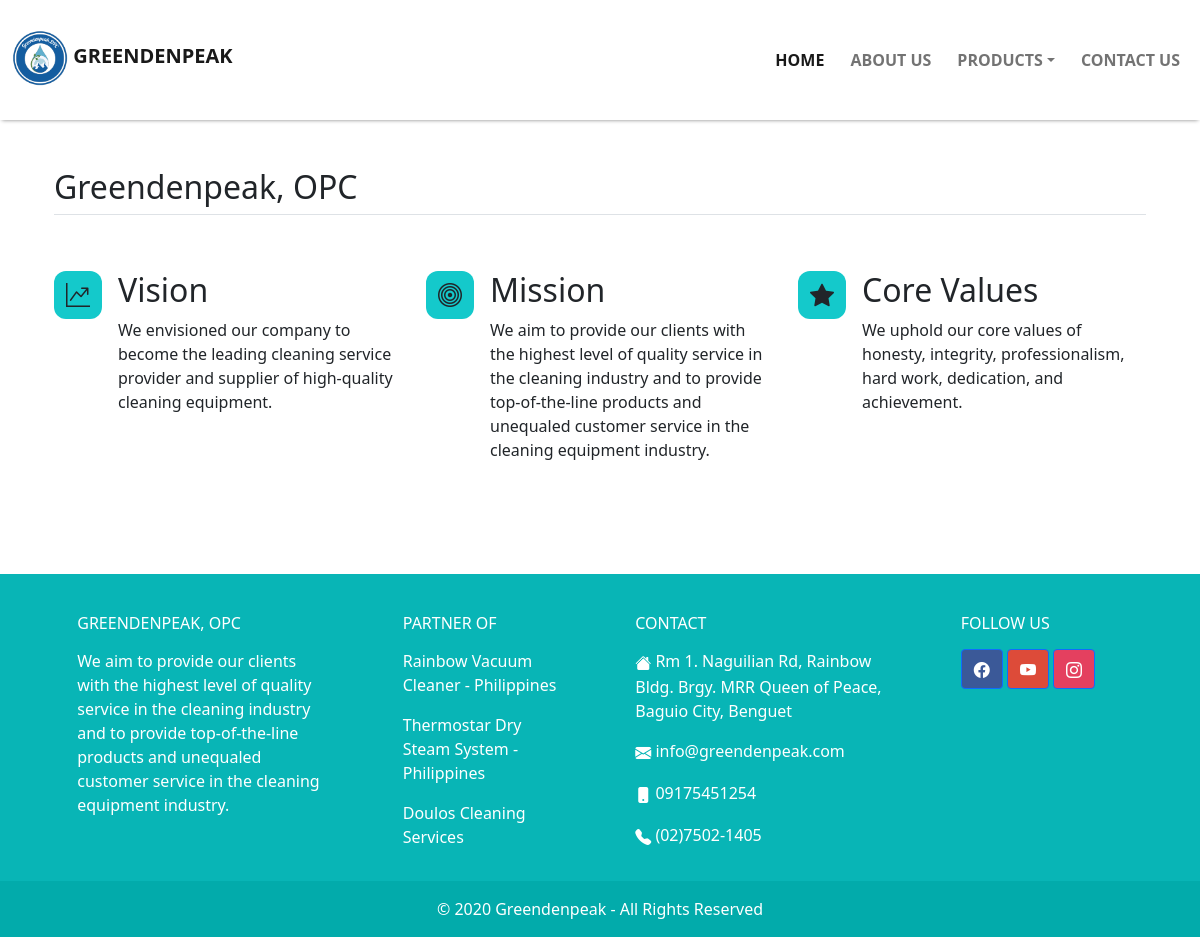
The app's page /page/component/mission.php with its own data.
### tables this page shows
CREATE TABLE `company` (
  `company_id` int(11) NOT NULL,
  `email` varchar(50) NOT NULL,
  `phone_no` varchar(25) NOT NULL,
  `tel_no` varchar(20) NOT NULL,
  `address` varchar(200) NOT NULL,
  `company_name` varchar(150) NOT NULL,
  `company_logo` varchar(200) NOT NULL,
  `company_vision` varchar(5000) NOT NULL,
  `company_mission` varchar(5000) NOT NULL,
  `company_slogan` varchar(500) NOT NULL,
  `company_history` varchar(2000) NOT NULL,
  `company_core_values` varchar(2000) NOT NULL,
  `company_founder` varchar(1000) NOT NULL
);

### includes/processor/index-processor.php (called while the page is built, shortened)
<?php
    require_once __DIR__ . '/../connection.php';
    require_once __DIR__ . '/../function/query.php';
    function get_company_info($conn) {
        $query = 'SELECT * FROM `company`';
        $company = get_single_query($query, $conn);
        return $company;
    }
?>

### includes/function/query.php (called while the page is built, shortened)
<?php
    function get_single_query(string $query,  mysqli $conn){
        $result = $conn->query($query);
        $data = null;
        if($result && $result->num_rows > 0)
            $data = $result->fetch_assoc();
        return $data;
    }
?>

### page/component/mission.php (the view, shortened to what this page needs)
<?php
    require_once __DIR__ . '/../../includes/processor/product-processor.php';
    require_once __DIR__ . '/../../includes/processor/index-processor.php';
    $company = get_company_info($conn);
    require_once __DIR__ . '/../../includes/view/product-view.php';
?>
<!DOCTYPE html>
<html lang="en">
	<head>
		<link href="../../asset/css/navbar.css?d=<?php echo time(); ?>" rel="stylesheet">
		<link href="../../asset/css/about-us.css?d=<?php echo time(); ?>" rel="stylesheet">
		<link rel="stylesheet" href="https://cdn.jsdelivr.net/npm/bootstrap-icons@1.9.1/font/bootstrap-icons.css">
		<link href="../../asset/bootstrap-5.0.2/dist/css/bootstrap.min.css" rel="stylesheet">
		<link rel="stylesheet" href="https://cdn.jsdelivr.net/npm/bootstrap-icons@1.9.1/font/bootstrap-icons.css">
		<link href="../../asset/css/offcanvas.css?d=<?php echo time(); ?>" rel="stylesheet">
		<link href="../../asset/css/features.css" rel="stylesheet">
	</head>
	<body>
  		<?php
	        include_once __DIR__ . '/navbar.php';
	    ?>
	    <div class="container px-4 py-5" id="hanging-icons">
			<h2 class="pb-2 border-bottom"><?php echo $company['company_name']; ?></h2>
			<div class="row g-4 py-5 row-cols-1 row-cols-lg-3">
				<div class="col d-flex align-items-start">
					<div class="icon-square text-dark flex-shrink-0 me-3 div-icon">
						<i class="bi bi-graph-up-arrow"></i>
					</div>
					<div>
						<h2>Vision</h2>
						<p><?php echo $company['company_vision']; ?></p>
					</div>
				</div>
				<div class="col d-flex align-items-start">
					<div class="icon-square text-dark flex-shrink-0 me-3 div-icon">
						<i class="bi bi-bullseye"></i>
					</div>
					<div>
						<h2>Mission</h2>
						<p><?php echo $company['company_mission']; ?></p>
					</div>
				</div>
				<div class="col d-flex align-items-start">
					<div class="icon-square text-dark flex-shrink-0 me-3 div-icon">
						<i class="bi bi-star-fill"></i>
					</div>
					<div>
						<h2>Core Values</h2>
						<p><?php echo $company['company_core_values']; ?></p>
					</div>
				</div>
			</div>
		</div>
		<?php include_once __DIR__ . '/footer.php'; ?>
	</body>
</html>

### page/component/footer.php (shortened to what this page needs)
<?php
  require_once __DIR__ . '/../../includes/processor/index-processor.php';
  $company = get_company_info($conn);
?>
<footer
          class="text-center text-lg-start text-white"
          style="background-color: #08B5B6"
          >
    <div class="container p-4 pb-0">
      <section class="">
        <div class="row">
          <div class="col-md-3 col-lg-3 col-xl-3 mx-auto mt-3">
            <h6 class="text-uppercase mb-3 font-weight-bold">
              <?php echo $company['company_name']; ?>
            </h6>
            <p><?php echo $company['company_mission']; ?></p>
          </div>
          <div class="col-md-2 col-lg-2 col-xl-2 mx-auto mt-3">
            <h6 class="text-uppercase mb-3 font-weight-bold">Partner of</h6>
            <p class="text-white"> Rainbow Vacuum Cleaner - Philippines</p>
            <p class="text-white"> Thermostar Dry Steam System - Philippines</p>
            <p class="text-white"> Doulos Cleaning Services</p>
          </div>
          <div class="col-md-4 col-lg-3 col-xl-3 mx-auto mt-3">
            <h6 class="text-uppercase mb-3 font-weight-bold">Contact</h6>
            <p><i class="bi bi-house-fill mr-3"></i> <?php echo $company['address']; ?></p>
            <p><i class="bi bi-envelope-fill mr-3"></i> <?php echo $company['email']; ?></p>
            <p><i class="bi bi-phone-fill mr-3"></i> <?php echo $company['phone_no']; ?></p>
            <p><i class="bi bi-telephone-fill mr-3"></i> <?php echo $company['tel_no']; ?></p>
          </div>
          <div class="col-md-3 col-lg-2 col-xl-2 mx-auto mt-3">
            <h6 class="text-uppercase mb-3 font-weight-bold">Follow us</h6>
            <a
               class="btn btn-primary btn-circle btn-md"
               style="background-color: #3b5998"
               href="https://www.facebook.com/greendenpeak"
               target="_blank"
               rel="noopener"
               role="button"
               ><i class="bi bi-facebook"></i
              ></a>
            <a
               class="btn btn-primary btn-circle btn-md"
               style="background-color: #dd4b39"
               href="https://www.youtube.com/channel/UC68HGEpj8YENuCbjicb9frA"
               target="_blank"
               rel="noopener"
               role="button"
               ><i class="bi bi-youtube"></i
              ></a>
            <a
               class="btn btn-primary btn-circle btn-md"
               style="background-color: #E4405F"
               href="https://www.instagram.com/greendenpeak/"
               target="_blank"
               rel="noopener"
               role="button"
               ><i class="bi bi-instagram"></i
              ></a>
          </div>
        </div>
      </section>
    </div>
    <div
         class="text-center p-3 mt-3"
         style="background-color: #02ABAB"
         >
      © 2020 Greendenpeak - All Rights Reserved
    </div>
  </footer>

### asset/css/navbar.css (style rules this page uses)
* { box-sizing: border-box !important; }
body { padding: 15vh 0 0 0 !important; margin: 0 !important; }

### asset/css/about-us.css (style rules this page uses)
body { position: relative; margin: 0; padding: 0; }
.div-icon { background-color: #14c9cb !important; }

### asset/css/offcanvas.css (style rules this page uses)
html, body { overflow-x: hidden; }

### asset/css/features.css (style rules this page uses)
.bi { vertical-align: -.125em; fill: currentColor; }
.icon-square { display: inline-flex; align-items: center; justify-content: center; width: 3rem; height: 3rem; font-size: 1.5rem; border-radius: .75rem; }

### records on screen
company: company_name "Greendenpeak, OPC", company_vision "We envisioned our company to become the leading cleaning service provider and supplier of high-quality cleaning equipment.", company_mission "We aim to provide our clients with the highest level of quality service in the cleaning industry and to provide top-of-the-line products and unequaled customer service in the cleaning equipment industry.", company_core_values "We uphold our core values of honesty, integrity, professionalism, hard work, dedication, and achievement.", company_name "GREENDENPEAK, OPC", address "Rm 1. Naguilian Rd, Rainbow Bldg. Brgy. MRR Queen of Peace, Baguio City, Benguet", email "info@greendenpeak.com", phone_no "09175451254", tel_no "(02)7502-1405"
